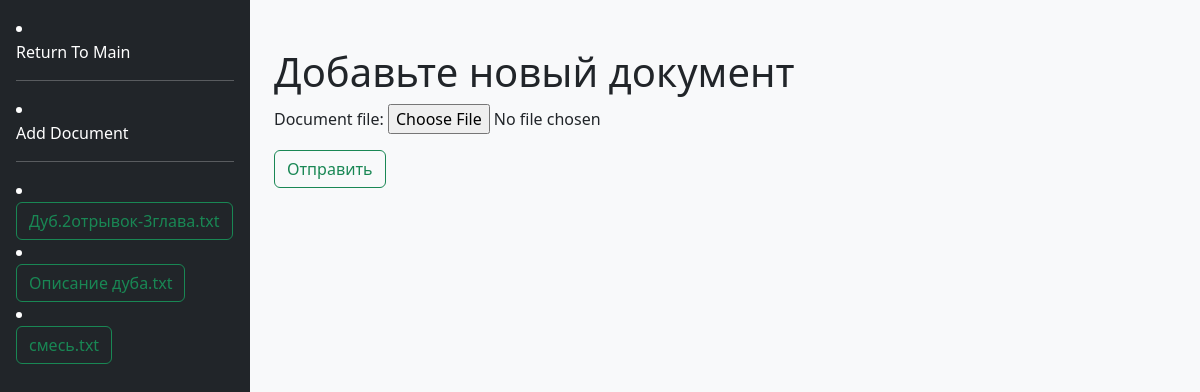
The page /documentcreate/ on the database as committed earlier.
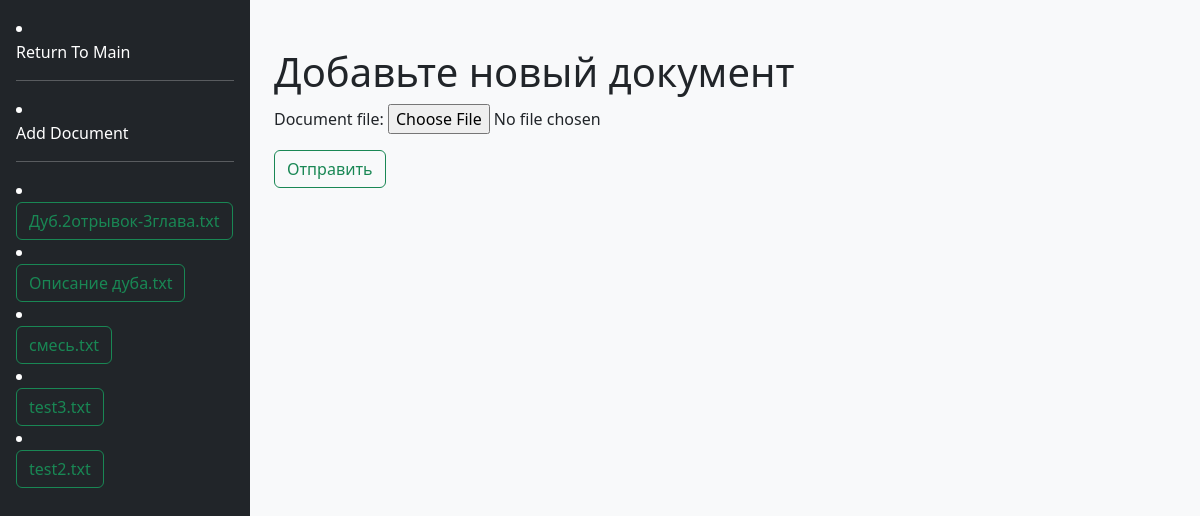
The same page on the database as committed later.
### tfidf/models.py (models this page shows, shortened)
class Document(models.Model):
    document_name = models.CharField(max_length=100)
    slug = models.SlugField(max_length=100)
    words = models.ManyToManyField(Word, through="WordDocument")
    document_file = models.FileField(upload_to='documents/', blank=False, null=False, default=None)
    class Meta:
        ordering = ['id']

### tfidf/views.py (the view, shortened to what this page needs)
# urls.py: path('documentcreate/', views.DocumentAddView.as_view(), name='document_create'),
class DocumentAddView(CreateView):
    model = Document
    template_name = 'tfidf/main/documentadd.html'
    form_class = UploadDocumentForm

### tfidf/forms.py
class UploadDocumentForm(forms.ModelForm):
    class Meta:
        model = Document
        fields = ["document_file"]

### tfidf/templates/tfidf/main/documentadd.html
{% extends "base.html" %}
{% block content %}
    <form method="POST" enctype="multipart/form-data">{% csrf_token %}
        <div class="container">
            <h1>Добавьте новый документ</h1>
            {{ form.as_p }}
            <button type="submit" class="btn btn-outline-success">Отправить</i></button>
        </div>
    </form>
{% endblock %}

### tfidf/templates/base.html (shortened to what this page needs)
{% load static %}
<!DOCTYPE html>
<html>
<head>
    <link href="{% static 'css/styles.css' %}" rel="stylesheet">
    {% load bootstrap5 %}
    {% bootstrap_css %}
</head>
<body>
    <div id="listbox">
        <div class="d-flex flex-column flex-shrink-0 p-3 text-white bg-dark" id="sidebar">
            <li>
                <a href="{% url 'tfidf:main_page' %}" class="nav-link text-white">
                    Return To Main
                </a>
            </li>
            <hr>
            <li>
                <a href="{% url 'tfidf:document_create' %}" class="nav-link text-white">
                    Add Document
                </a>
            </li>
            <hr>
            {% if request.document %}
                {% for doc in request.document %}
                    <li>
                        <form method="get" action="{% url 'tfidf:main_list' %}" class="d-flex">
                            <button type="submit" class="btn btn-outline-success">{{ doc.document_name }}</button>
                        </form>
                    </li>
                {% endfor %}
            {% endif %}
        </div>
        <div id="content" class="container-fluid py-5 bg-light">
        {% block content %}
        {% endblock %}
        </div>
    </div>
</body>
</html>

Rows that differ between the two databases and show on the page:
added Document: document_name "test3.txt"
added Document: document_name "test2.txt"
